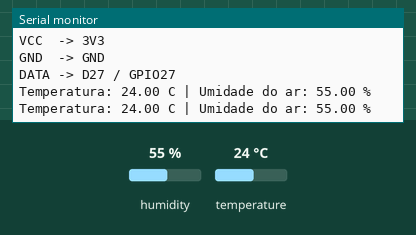
Bench run of a sketch on a simulated ESP32. Parts: the last lines printed to the serial monitor. The test bench sets the inputs (shaded band); at power-on: humidity 55 %, temperature 24 °C.

Above: at 2.8 s.
2.9 s: humidity set to 22 %
At 5.3 s:
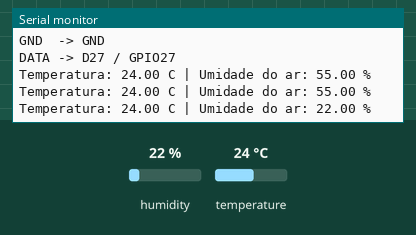
5.6 s: temperature set to 12 °C
At 6.7 s:
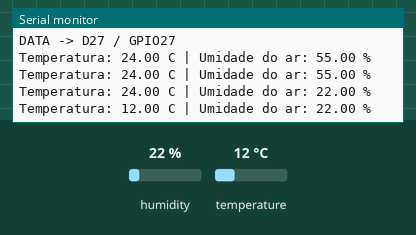
8.3 s: humidity set to 40 %
At 11.5 s:
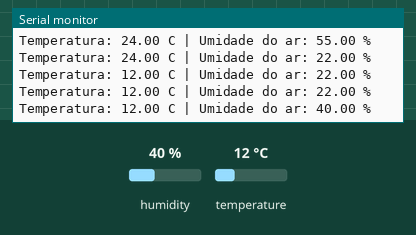
Timing chart, 0 to 13.0 s (numbered marks = the images above; inputs shaded):
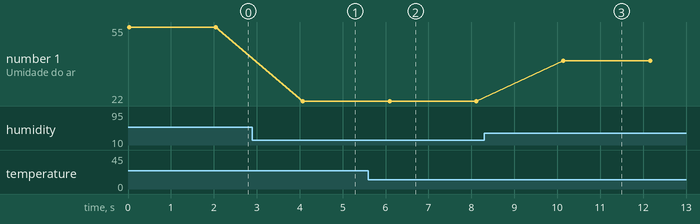

Measured:
- after the input at 2.9 s, the serial monitor: prints a new line after 1.2 s (image 1)
- after the input at 5.6 s, the serial monitor: prints a new line after 0.50 s (image 2)
- after the input at 8.3 s, the serial monitor: prints a new line after 1.8 s (image 3)
- plotted number 1: 55 → 22 after the input at 2.9 s, 22 → 40 after the input at 8.3 s

The sketch:

dht11_teste.ino
```cpp
#include <DHT.h>

const int dhtPin = 27;
const int dhtType = DHT11;

DHT dht(dhtPin, dhtType);

void setup() {
  Serial.begin(115200);
  dht.begin();

  Serial.println("Teste DHT11 iniciado");
  Serial.println("Ligacao:");
  Serial.println("VCC  -> 3V3");
  Serial.println("GND  -> GND");
  Serial.println("DATA -> D27 / GPIO27");
}

void loop() {
  float humidity = dht.readHumidity();
  float temperature = dht.readTemperature();

  if (isnan(humidity) || isnan(temperature)) {
    Serial.println("Falha ao ler o DHT11. Confira fios, pino e resistor pull-up.");
    delay(2000);
    return;
  }

  Serial.print("Temperatura: ");
  Serial.print(temperature);
  Serial.print(" C | Umidade do ar: ");
  Serial.print(humidity);
  Serial.println(" %");

  delay(2000);
}
```
